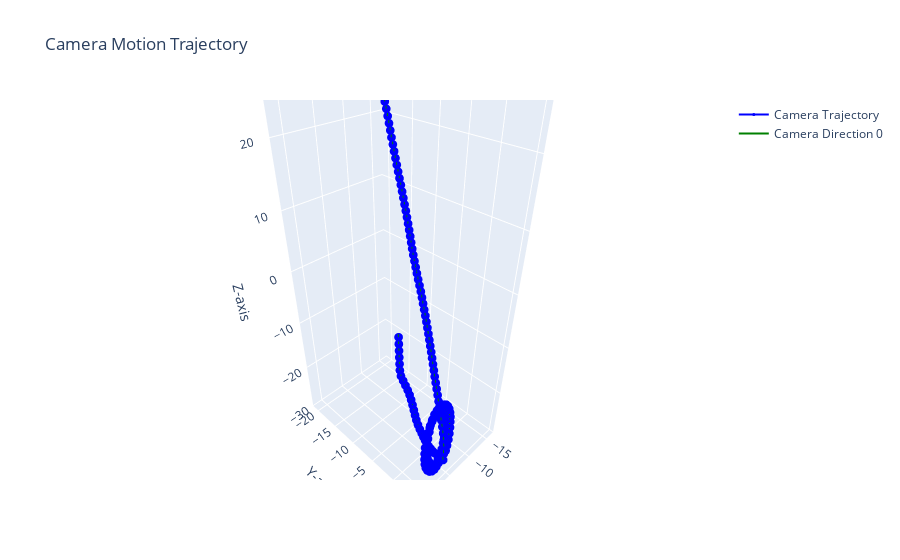

The notebook cell this image was saved under:
### Markdown cell above
Для любых видео восстановить траекторию движения (t вектор). Выполнить визуализацию. 
Определить параметры которые влияют на "точность" определения вектора t
Использовать решение на базе нейронных сетей. 
Любые идеи. 

Есть видео полета дрона, анализируем с помощью детектора ORB.
Выводим траекторию на трехмерный график.
Результаты сохраняем в таблице csv

### Code cell
# Загрузка необходимых библиотек и двух изображений
import cv2
import numpy as np
import matplotlib.pyplot as plt

def filter_matches_distance(matches, dist_threshold):
    """
    Фильтрация совпавших особенностей из двух изображений по расстоянию между лучшими совпадениями

    Аргументы:
    match -- список совпавших особенностей из двух изображений
    dist_threshold -- максимальное допустимое относительное расстояние между лучшими совпадениями, (0.0, 1.0)

    Возвращает:
    filtered_match -- список хороших совпадений, удовлетворяющих порогу расстояния
    """
    filtered_match = []
    for m, n in matches:
        if m.distance <= dist_threshold * n.distance:
            filtered_match.append(m)

    return filtered_match

def match_features(des1, des2, matching='BF', detector='sift', sort=True, k=2):
    """
    Сопоставление особенностей из двух изображений

    Аргументы:
    des1 -- список дескрипторов ключевых точек на первом изображении
    des2 -- список дескрипторов ключевых точек на втором изображении
    matching -- (str) может быть 'BF' для Brute Force или 'FLANN'
    detector -- (str) может быть 'sift' или 'orb'. По умолчанию 'sift'
    sort -- (bool) сортировать ли совпадения по расстоянию. По умолчанию True
    k -- (int) количество соседей для сопоставления каждой особенности

    Возвращает:
    matches -- список совпадений из двух изображений. Каждое match[i] содержит k или менее совпадений для 
               того же дескриптора запроса

    """
    if matching == 'BF':
        if detector == 'sift':
            matcher = cv2.BFMatcher_create(cv2.NORM_L2, crossCheck=False)
        elif detector == 'orb':
            matcher = cv2.BFMatcher_create(cv2.NORM_HAMMING, crossCheck=False) # Изменено на NORM_HAMMING
        matches = matcher.knnMatch(des1, des2, k=k)
    elif matching == 'FLANN':
        FLANN_INDEX_KDTREE = 1
        index_params = dict(algorithm = FLANN_INDEX_KDTREE, trees=5)
        search_params = dict(checks=50)
        matcher = cv2.FlannBasedMatcher(index_params, search_params)
        matches = matcher.knnMatch(des1, des2, k=k)
    
    if sort:
        matches = sorted(matches, key = lambda x:x[0].distance)

    return matches

video_path = 'drone.mp4'  # имя файла (и путь, если необходимо)
myvid = cv2.VideoCapture(video_path) # загрузка в cv2
# Проверка успешного открытия видео
if not myvid.isOpened():
    print("Видео файл не найден")
else:
    print("Видео открыто") 

# матрица камеры K
K = np.array([[3000,   0.    , 960],
              [  0.    , 3000 , 540 ],
              [  0.    ,   0.    ,   1.]], dtype=np.float32)

sift = cv2.SIFT_create()
poses = [] # список для поз камеры
# Список для позиций камеры
positions = [np.array([0, 0, 0])]

# Чтение первого кадра видео
ret, frame = myvid.read()
img1 = cv2.cvtColor(frame, cv2.COLOR_BGR2GRAY)
i = 0
interval = 20 # интервал между рассматриваемыми кадрами, например, interval = 5 для каждого 5-го кадра
while True: # i < 1000:
    i += 1
    ret, frame = myvid.read() # чтение следующего кадра          
    if ret and i % interval == 0: # каждый 10-й кадр
        print(f'Текущий кадр: {i}')
        img2 = cv2.cvtColor(frame, cv2.COLOR_BGR2GRAY)
        try:
            keypoints1, descriptors1 = sift.detectAndCompute(img1, None)
            keypoints2, descriptors2 = sift.detectAndCompute(img2, None)
            if descriptors1 is None or descriptors2 is None:
                print(f'Нет дескрипторов на кадре {i}')
                continue
            matches = match_features(descriptors1, descriptors2, matching='BF', detector='sift', sort=True)
            matches = filter_matches_distance(matches, 0.7)
            pts1 = np.float32([keypoints1[m.queryIdx].pt for m in matches]).reshape(-1, 1, 2)
            pts2 = np.float32([keypoints2[m.trainIdx].pt for m in matches]).reshape(-1, 1, 2)
       
            F, mask = cv2.findEssentialMat(pts1, pts2, K, method=cv2.LMEDS, prob=0.999, threshold=1.0) # LMEDS    
            # F, mask = cv2.findEssentialMat(pts1, pts2, K, method=cv2.RANSAC, prob=0.999, threshold=1.0) #RANSAC    
            a, R, t, b = cv2.recoverPose(F, pts1, pts2, K, mask)
            poses.append((R, t))

            # Обновить позицию камеры
            current_position = positions[-1]
            new_position = current_position + np.dot(R, t).T[0]
            positions.append(new_position)
            # Сохранение текущего кадра как предыдущего
            img1 = img2 
        except Exception as e:
            print(f"Ошибка: {e}")
            pass
    elif ret and i % interval != 0:
        pass
    else:
        print('Видео - всё')
        myvid.release()          # освобождение видеоканала после завершения просмотра
        # cv2.destroyAllWindows()  # закрытие всех окон
        break                    # выход из цикла

print(poses)

import matplotlib.pyplot as plt
from mpl_toolkits.mplot3d import Axes3D

def create_trajectory(poses):
    trajectory = [np.array([0, 0, 0])]
    current_pose = np.eye(4)
    pose_cam = [np.array([[0, 0, 0],[0, 0, 0],[0, 0, 0]])]

    for R, t in poses:
        T = np.eye(4)
        T[:3, :3] = R
        T[:3, 3] = t.T
        current_pose = np.dot(current_pose, T)
        trajectory.append(current_pose[:3, 3])
        pose_cam.append(current_pose[:3, :3])

    return np.array(trajectory), np.array(pose_cam)

trajectory, pose_cam = create_trajectory(poses)

import plotly.graph_objects as go
import numpy as np
# Создание фигуры
fig = go.Figure()

fig.add_trace(go.Scatter3d(
    x=trajectory[1:, 0],
    y=trajectory[1:, 1],
    z=trajectory[1:, 2],
    mode='lines+markers',
    marker=dict(size=3, color='blue'),
    line=dict(color='blue', width=2),
    name='Camera Trajectory'
))

# Добавление ориентации камеры в каждой точке траектории
for i, (R, t) in enumerate(zip(pose_cam, trajectory)):
    # Направление камеры (ось Z камеры)
    camera_direction = R @ np.array([0, 0, 1])  # Направление оси Z камеры
    camera_direction_end = t + camera_direction * 0.5  # Конец вектора направления

    # Добавляем линию, представляющую направление камеры
    fig.add_trace(go.Scatter3d(
        x=[t[0], camera_direction_end[0]],
        y=[t[1], camera_direction_end[1]],
        z=[t[2], camera_direction_end[2]],
        mode='lines',
        line=dict(color='green', width=2),
        name=f'Camera Direction {i}' if i == 0 else None,
        showlegend=False if i > 0 else True
    ))

# Настройка макета графика
fig.update_layout(
    title='Camera Motion Trajectory',
    scene=dict(
        xaxis_title='X-axis',
        yaxis_title='Y-axis',
        zaxis_title='Z-axis'
    ),
    showlegend=True
)

# Показать график
fig.show()

### Figure 1 — Plotly figure (JSON) as saved in the notebook; plotly's stock layout.template omitted (floating-point values rounded to 4 significant figures; data arrays with more than 128 entries replaced by an {"elided": "..."} marker saying what was removed)
{"data": [{"line": {"color": "blue", "width": 2}, "marker": {"color": "blue", "size": 3}, "mode": "lines+markers", "name": "Camera Trajectory", "type": "scatter3d", "x": {"elided": "177 float values"}, "y": {"elided": "177 float values"}, "z": {"elided": "177 float values"}}, {"line": {"color": "green", "width": 2}, "mode": "lines", "name": "Camera Direction 0", "showlegend": true, "type": "scatter3d", "x": [0, 0], "y": [0, 0], "z": [0, 0]}, {"line": {"color": "green", "width": 2}, "mode": "lines", "showlegend": false, "type": "scatter3d", "x": [0.9675, 0.9668], "y": [0.1794, 0.1792], "z": [-0.1782, 0.3218]}, {"line": {"color": "green", "width": 2}, "mode": "lines", "showlegend": false, "type": "scatter3d", "x": [1.063, 1.062], "y": [0.3111, 0.3108], "z": [-1.165, -0.6649]}, {"line": {"color": "green", "width": 2}, "mode": "lines", "showlegend": false, "type": "scatter3d", "x": [1.163, 1.162], "y": [0.4548, 0.4545], "z": [-2.149, -1.649]}, {"line": {"color": "green", "width": 2}, "mode": "lines", "showlegend": false, "type": "scatter3d", "x": [1.268, 1.267], "y": [0.5975, 0.5971], "z": [-3.134, -2.634]}, {"line": {"color": "green", "width": 2}, "mode": "lines", "showlegend": false, "type": "scatter3d", "x": [1.366, 1.365], "y": [0.7438, 0.7433], "z": [-4.118, -3.618]}, {"line": {"color": "green", "width": 2}, "mode": "lines", "showlegend": false, "type": "scatter3d", "x": [1.449, 1.448], "y": [0.8833, 0.8828], "z": [-5.105, -4.605]}, {"line": {"color": "green", "width": 2}, "mode": "lines", "showlegend": false, "type": "scatter3d", "x": [1.383, 1.382], "y": [1.021, 1.02], "z": [-6.093, -5.593]}, {"line": {"color": "green", "width": 2}, "mode": "lines", "showlegend": false, "type": "scatter3d", "x": [1.125, 1.124], "y": [1.171, 1.171], "z": [-7.047, -6.547]}, {"line": {"color": "green", "width": 2}, "mode": "lines", "showlegend": false, "type": "scatter3d", "x": [0.8638, 0.8624], "y": [1.344, 1.344], "z": [-7.997, -7.497]}, {"line": {"color": "green", "width": 2}, "mode": "lines", "showlegend": false, "type": "scatter3d", "x": [0.6155, 0.6141], "y": [1.528, 1.528], "z": [-8.948, -8.448]}, {"line": {"color": "green", "width": 2}, "mode": "lines", "showlegend": false, "type": "scatter3d", "x": [0.405, 0.4044], "y": [1.696, 1.695], "z": [-9.911, -9.411]}, {"line": {"color": "green", "width": 2}, "mode": "lines", "showlegend": false, "type": "scatter3d", "x": [0.2581, 0.2606], "y": [1.863, 1.861], "z": [-10.89, -10.39]}, {"line": {"color": "green", "width": 2}, "mode": "lines", "showlegend": false, "type": "scatter3d", "x": [0.1443, 0.1499], "y": [2.038, 2.034], "z": [-11.86, -11.36]}, {"line": {"color": "green", "width": 2}, "mode": "lines", "showlegend": false, "type": "scatter3d", "x": [0.06546, 0.07272], "y": [2.228, 2.221], "z": [-12.84, -12.34]}, {"line": {"color": "green", "width": 2}, "mode": "lines", "showlegend": false, "type": "scatter3d", "x": [-0.009464, 0.001334], "y": [2.416, 2.406], "z": [-13.82, -13.32]}, {"line": {"color": "green", "width": 2}, "mode": "lines", "showlegend": false, "type": "scatter3d", "x": [-0.1013, -0.08511], "y": [2.614, 2.602], "z": [-14.8, -14.3]}, {"line": {"color": "green", "width": 2}, "mode": "lines", "showlegend": false, "type": "scatter3d", "x": [-0.2431, -0.2204], "y": [2.821, 2.806], "z": [-15.77, -15.27]}, {"line": {"color": "green", "width": 2}, "mode": "lines", "showlegend": false, "type": "scatter3d", "x": [-0.4408, -0.409], "y": [3.024, 3.006], "z": [-16.73, -16.23]}, {"line": {"color": "green", "width": 2}, "mode": "lines", "showlegend": false, "type": "scatter3d", "x": [-0.6733, -0.6319], "y": [3.199, 3.181], "z": [-17.68, -17.18]}, {"line": {"color": "green", "width": 2}, "mode": "lines", "showlegend": false, "type": "scatter3d", "x": [-0.9233, -0.8731], "y": [3.35, 3.333], "z": [-18.64, -18.14]}, {"line": {"color": "green", "width": 2}, "mode": "lines", "showlegend": false, "type": "scatter3d", "x": [-1.213, -1.149], "y": [3.457, 3.444], "z": [-19.59, -19.09]}, {"line": {"color": "green", "width": 2}, "mode": "lines", "showlegend": false, "type": "scatter3d", "x": [-1.529, -1.451], "y": [3.541, 3.532], "z": [-20.53, -20.04]}, {"line": {"color": "green", "width": 2}, "mode": "lines", "showlegend": false, "type": "scatter3d", "x": [-1.889, -1.801], "y": [3.643, 3.636], "z": [-21.46, -20.97]}, {"line": {"color": "green", "width": 2}, "mode": "lines", "showlegend": false, "type": "scatter3d", "x": [-2.288, -2.191], "y": [3.751, 3.746], "z": [-22.37, -21.88]}, {"line": {"color": "green", "width": 2}, "mode": "lines", "showlegend": false, "type": "scatter3d", "x": [-2.699, -2.595], "y": [3.858, 3.855], "z": [-23.28, -22.79]}, {"line": {"color": "green", "width": 2}, "mode": "lines", "showlegend": false, "type": "scatter3d", "x": [-3.146, -3.034], "y": [3.949, 3.948], "z": [-24.17, -23.68]}, {"line": {"color": "green", "width": 2}, "mode": "lines", "showlegend": false, "type": "scatter3d", "x": [-3.64, -3.518], "y": [4.011, 4.013], "z": [-25.03, -24.55]}, {"line": {"color": "green", "width": 2}, "mode": "lines", "showlegend": false, "type": "scatter3d", "x": [-4.232, -4.097], "y": [4.018, 4.024], "z": [-25.84, -25.36]}, {"line": {"color": "green", "width": 2}, "mode": "lines", "showlegend": false, "type": "scatter3d", "x": [-4.925, -4.773], "y": [3.935, 3.948], "z": [-26.56, -26.08]}, {"line": {"color": "green", "width": 2}, "mode": "lines", "showlegend": false, "type": "scatter3d", "x": [-5.73, -5.553], "y": [3.743, 3.77], "z": [-27.12, -26.65]}, {"line": {"color": "green", "width": 2}, "mode": "lines", "showlegend": false, "type": "scatter3d", "x": [-6.611, -6.398], "y": [3.421, 3.469], "z": [-27.46, -27.01]}, {"line": {"color": "green", "width": 2}, "mode": "lines", "showlegend": false, "type": "scatter3d", "x": [-7.497, -7.217], "y": [2.958, 3.052], "z": [-27.42, -27.02]}, {"line": {"color": "green", "width": 2}, "mode": "lines", "showlegend": false, "type": "scatter3d", "x": [-8.321, -7.97], "y": [2.534, 2.673], "z": [-27.05, -26.72]}, {"line": {"color": "green", "width": 2}, "mode": "lines", "showlegend": false, "type": "scatter3d", "x": [-9.006, -8.602], "y": [2.117, 2.299], "z": [-26.45, -26.22]}, {"line": {"color": "green", "width": 2}, "mode": "lines", "showlegend": false, "type": "scatter3d", "x": [-9.526, -9.092], "y": [1.768, 1.98], "z": [-25.67, -25.54]}, {"line": {"color": "green", "width": 2}, "mode": "lines", "showlegend": false, "type": "scatter3d", "x": [-9.871, -9.43], "y": [1.459, 1.693], "z": [-24.79, -24.76]}, {"line": {"color": "green", "width": 2}, "mode": "lines", "showlegend": false, "type": "scatter3d", "x": [-10.03, -9.596], "y": [1.277, 1.519], "z": [-23.82, -23.87]}, {"line": {"color": "green", "width": 2}, "mode": "lines", "showlegend": false, "type": "scatter3d", "x": [-10.02, -9.609], "y": [1.134, 1.381], "z": [-22.83, -22.97]}, {"line": {"color": "green", "width": 2}, "mode": "lines", "showlegend": false, "type": "scatter3d", "x": [-9.831, -9.459], "y": [1.031, 1.278], "z": [-21.85, -22.08]}, {"line": {"color": "green", "width": 2}, "mode": "lines", "showlegend": false, "type": "scatter3d", "x": [-9.459, -9.142], "y": [0.9973, 1.238], "z": [-20.92, -21.23]}, {"line": {"color": "green", "width": 2}, "mode": "lines", "showlegend": false, "type": "scatter3d", "x": [-8.918, -8.669], "y": [1.055, 1.281], "z": [-20.08, -20.45]}, {"line": {"color": "green", "width": 2}, "mode": "lines", "showlegend": false, "type": "scatter3d", "x": [-8.233, -8.062], "y": [1.211, 1.416], "z": [-19.37, -19.8]}, {"line": {"color": "green", "width": 2}, "mode": "lines", "showlegend": false, "type": "scatter3d", "x": [-7.434, -7.35], "y": [1.403, 1.583], "z": [-18.8, -19.26]}, {"line": {"color": "green", "width": 2}, "mode": "lines", "showlegend": false, "type": "scatter3d", "x": [-6.545, -6.556], "y": [1.632, 1.783], "z": [-18.41, -18.88]}, {"line": {"color": "green", "width": 2}, "mode": "lines", "showlegend": false, "type": "scatter3d", "x": [-5.605, -5.71], "y": [1.9, 2.02], "z": [-18.2, -18.67]}, {"line": {"color": "green", "width": 2}, "mode": "lines", "showlegend": false, "type": "scatter3d", "x": [-4.657, -4.853], "y": [2.218, 2.303], "z": [-18.2, -18.65]}, {"line": {"color": "green", "width": 2}, "mode": "lines", "showlegend": false, "type": "scatter3d", "x": [-3.724, -3.999], "y": [2.53, 2.585], "z": [-18.38, -18.79]}, {"line": {"color": "green", "width": 2}, "mode": "lines", "showlegend": false, "type": "scatter3d", "x": [-2.859, -3.207], "y": [2.866, 2.889], "z": [-18.75, -19.11]}, {"line": {"color": "green", "width": 2}, "mode": "lines", "showlegend": false, "type": "scatter3d", "x": [-2.073, -2.48], "y": [3.169, 3.165], "z": [-19.29, -19.58]}, {"line": {"color": "green", "width": 2}, "mode": "lines", "showlegend": false, "type": "scatter3d", "x": [-1.437, -1.89], "y": [3.482, 3.451], "z": [-19.99, -20.2]}, {"line": {"color": "green", "width": 2}, "mode": "lines", "showlegend": false, "type": "scatter3d", "x": [-0.942, -1.422], "y": [3.769, 3.715], "z": [-20.81, -20.94]}, {"line": {"color": "green", "width": 2}, "mode": "lines", "showlegend": false, "type": "scatter3d", "x": [-0.6058, -1.099], "y": [4.014, 3.943], "z": [-21.72, -21.77]}, {"line": {"color": "green", "width": 2}, "mode": "lines", "showlegend": false, "type": "scatter3d", "x": [-0.4152, -0.9072], "y": [4.213, 4.131], "z": [-22.69, -22.65]}, {"line": {"color": "green", "width": 2}, "mode": "lines", "showlegend": false, "type": "scatter3d", "x": [-0.3716, -0.8506], "y": [4.357, 4.269], "z": [-23.67, -23.56]}, {"line": {"color": "green", "width": 2}, "mode": "lines", "showlegend": false, "type": "scatter3d", "x": [-0.514, -0.9657], "y": [4.462, 4.371], "z": [-24.66, -24.46]}, {"line": {"color": "green", "width": 2}, "mode": "lines", "showlegend": false, "type": "scatter3d", "x": [-0.8449, -1.251], "y": [4.514, 4.423], "z": [-25.6, -25.32]}, {"line": {"color": "green", "width": 2}, "mode": "lines", "showlegend": false, "type": "scatter3d", "x": [-1.378, -1.719], "y": [4.52, 4.434], "z": [-26.45, -26.09]}, {"line": {"color": "green", "width": 2}, "mode": "lines", "showlegend": false, "type": "scatter3d", "x": [-2.056, -2.316], "y": [4.449, 4.375], "z": [-27.18, -26.76]}, {"line": {"color": "green", "width": 2}, "mode": "lines", "showlegend": false, "type": "scatter3d", "x": [-2.841, -3.002], "y": [4.268, 4.221], "z": [-27.77, -27.3]}, {"line": {"color": "green", "width": 2}, "mode": "lines", "showlegend": false, "type": "scatter3d", "x": [-3.708, -3.759], "y": [3.985, 3.977], "z": [-28.18, -27.68]}, {"line": {"color": "green", "width": 2}, "mode": "lines", "showlegend": false, "type": "scatter3d", "x": [-4.633, -4.575], "y": [3.65, 3.684], "z": [-28.36, -27.86]}, {"line": {"color": "green", "width": 2}, "mode": "lines", "showlegend": false, "type": "scatter3d", "x": [-5.561, -5.408], "y": [3.278, 3.353], "z": [-28.32, -27.85]}, {"line": {"color": "green", "width": 2}, "mode": "lines", "showlegend": false, "type": "scatter3d", "x": [-6.461, -6.235], "y": [2.918, 3.024], "z": [-28.08, -27.64]}, {"line": {"color": "green", "width": 2}, "mode": "lines", "showlegend": false, "type": "scatter3d", "x": [-7.299, -7.005], "y": [2.581, 2.716], "z": [-27.65, -27.26]}, {"line": {"color": "green", "width": 2}, "mode": "lines", "showlegend": false, "type": "scatter3d", "x": [-8.035, -7.686], "y": [2.19, 2.359], "z": [-27.09, -26.78]}, {"line": {"color": "green", "width": 2}, "mode": "lines", "showlegend": false, "type": "scatter3d", "x": [-8.651, -8.259], "y": [1.872, 2.066], "z": [-26.37, -26.13]}, {"line": {"color": "green", "width": 2}, "mode": "lines", "showlegend": false, "type": "scatter3d", "x": [-9.125, -8.703], "y": [1.584, 1.8], "z": [-25.54, -25.38]}, {"line": {"color": "green", "width": 2}, "mode": "lines", "showlegend": false, "type": "scatter3d", "x": [-9.455, -9.021], "y": [1.29, 1.527], "z": [-24.64, -24.57]}, {"line": {"color": "green", "width": 2}, "mode": "lines", "showlegend": false, "type": "scatter3d", "x": [-9.606, -9.172], "y": [1.105, 1.353], "z": [-23.67, -23.69]}, {"line": {"color": "green", "width": 2}, "mode": "lines", "showlegend": false, "type": "scatter3d", "x": [-9.584, -9.169], "y": [0.9225, 1.181], "z": [-22.69, -22.8]}, {"line": {"color": "green", "width": 2}, "mode": "lines", "showlegend": false, "type": "scatter3d", "x": [-9.364, -8.986], "y": [0.8599, 1.118], "z": [-21.72, -21.92]}, {"line": {"color": "green", "width": 2}, "mode": "lines", "showlegend": false, "type": "scatter3d", "x": [-8.964, -8.641], "y": [0.8779, 1.128], "z": [-20.8, -21.09]}, {"line": {"color": "green", "width": 2}, "mode": "lines", "showlegend": false, "type": "scatter3d", "x": [-8.387, -8.143], "y": [0.9416, 1.177], "z": [-19.99, -20.35]}, {"line": {"color": "green", "width": 2}, "mode": "lines", "showlegend": false, "type": "scatter3d", "x": [-7.656, -7.508], "y": [1.08, 1.292], "z": [-19.32, -19.74]}, {"line": {"color": "green", "width": 2}, "mode": "lines", "showlegend": false, "type": "scatter3d", "x": [-6.816, -6.755], "y": [1.291, 1.477], "z": [-18.82, -19.28]}, {"line": {"color": "green", "width": 2}, "mode": "lines", "showlegend": false, "type": "scatter3d", "x": [-5.916, -5.937], "y": [1.596, 1.753], "z": [-18.5, -18.98]}, {"line": {"color": "green", "width": 2}, "mode": "lines", "showlegend": false, "type": "scatter3d", "x": [-4.976, -5.085], "y": [1.901, 2.026], "z": [-18.36, -18.83]}, {"line": {"color": "green", "width": 2}, "mode": "lines", "showlegend": false, "type": "scatter3d", "x": [-4.061, -4.268], "y": [2.296, 2.377], "z": [-18.45, -18.89]}, {"line": {"color": "green", "width": 2}, "mode": "lines", "showlegend": false, "type": "scatter3d", "x": [-3.183, -3.477], "y": [2.672, 2.712], "z": [-18.74, -19.14]}, {"line": {"color": "green", "width": 2}, "mode": "lines", "showlegend": false, "type": "scatter3d", "x": [-2.407, -2.767], "y": [3.063, 3.069], "z": [-19.24, -19.58]}, {"line": {"color": "green", "width": 2}, "mode": "lines", "showlegend": false, "type": "scatter3d", "x": [-1.744, -2.155], "y": [3.443, 3.417], "z": [-19.88, -20.16]}, {"line": {"color": "green", "width": 2}, "mode": "lines", "showlegend": false, "type": "scatter3d", "x": [-1.21, -1.663], "y": [3.787, 3.732], "z": [-20.65, -20.86]}, {"line": {"color": "green", "width": 2}, "mode": "lines", "showlegend": false, "type": "scatter3d", "x": [-0.8381, -1.319], "y": [4.085, 4.003], "z": [-21.53, -21.64]}, {"line": {"color": "green", "width": 2}, "mode": "lines", "showlegend": false, "type": "scatter3d", "x": [-0.6448, -1.134], "y": [4.306, 4.205], "z": [-22.49, -22.5]}, {"line": {"color": "green", "width": 2}, "mode": "lines", "showlegend": false, "type": "scatter3d", "x": [-0.6674, -1.146], "y": [4.469, 4.355], "z": [-23.48, -23.38]}, {"line": {"color": "green", "width": 2}, "mode": "lines", "showlegend": false, "type": "scatter3d", "x": [-0.9114, -1.357], "y": [4.571, 4.45], "z": [-24.44, -24.25]}, {"line": {"color": "green", "width": 2}, "mode": "lines", "showlegend": false, "type": "scatter3d", "x": [-1.322, -1.709], "y": [4.553, 4.439], "z": [-25.35, -25.06]}, {"line": {"color": "green", "width": 2}, "mode": "lines", "showlegend": false, "type": "scatter3d", "x": [-1.903, -2.219], "y": [4.431, 4.335], "z": [-26.16, -25.78]}, {"line": {"color": "green", "width": 2}, "mode": "lines", "showlegend": false, "type": "scatter3d", "x": [-2.66, -2.885], "y": [4.263, 4.19], "z": [-26.79, -26.35]}, {"line": {"color": "green", "width": 2}, "mode": "lines", "showlegend": false, "type": "scatter3d", "x": [-3.506, -3.629], "y": [3.992, 3.954], "z": [-27.25, -26.76]}, {"line": {"color": "green", "width": 2}, "mode": "lines", "showlegend": false, "type": "scatter3d", "x": [-4.411, -4.427], "y": [3.645, 3.651], "z": [-27.49, -26.99]}, {"line": {"color": "green", "width": 2}, "mode": "lines", "showlegend": false, "type": "scatter3d", "x": [-5.336, -5.242], "y": [3.265, 3.317], "z": [-27.49, -27.01]}, {"line": {"color": "green", "width": 2}, "mode": "lines", "showlegend": false, "type": "scatter3d", "x": [-6.229, -6.035], "y": [2.897, 2.994], "z": [-27.23, -26.78]}, {"line": {"color": "green", "width": 2}, "mode": "lines", "showlegend": false, "type": "scatter3d", "x": [-7.017, -6.738], "y": [2.475, 2.619], "z": [-26.79, -26.4]}, {"line": {"color": "green", "width": 2}, "mode": "lines", "showlegend": false, "type": "scatter3d", "x": [-7.679, -7.335], "y": [2.118, 2.299], "z": [-26.13, -25.81]}, {"line": {"color": "green", "width": 2}, "mode": "lines", "showlegend": false, "type": "scatter3d", "x": [-8.179, -7.786], "y": [1.785, 2.003], "z": [-25.33, -25.11]}, {"line": {"color": "green", "width": 2}, "mode": "lines", "showlegend": false, "type": "scatter3d", "x": [-8.486, -8.067], "y": [1.492, 1.741], "z": [-24.42, -24.31]}, {"line": {"color": "green", "width": 2}, "mode": "lines", "showlegend": false, "type": "scatter3d", "x": [-8.577, -8.156], "y": [1.284, 1.554], "z": [-23.45, -23.45]}, {"line": {"color": "green", "width": 2}, "mode": "lines", "showlegend": false, "type": "scatter3d", "x": [-8.451, -8.055], "y": [1.143, 1.425], "z": [-22.47, -22.58]}, {"line": {"color": "green", "width": 2}, "mode": "lines", "showlegend": false, "type": "scatter3d", "x": [-8.118, -7.763], "y": [1.138, 1.419], "z": [-21.52, -21.74]}, {"line": {"color": "green", "width": 2}, "mode": "lines", "showlegend": false, "type": "scatter3d", "x": [-7.613, -7.314], "y": [1.21, 1.481], "z": [-20.66, -20.96]}, {"line": {"color": "green", "width": 2}, "mode": "lines", "showlegend": false, "type": "scatter3d", "x": [-6.952, -6.733], "y": [1.297, 1.554], "z": [-19.92, -20.29]}, {"line": {"color": "green", "width": 2}, "mode": "lines", "showlegend": false, "type": "scatter3d", "x": [-6.167, -6.046], "y": [1.525, 1.753], "z": [-19.34, -19.77]}, {"line": {"color": "green", "width": 2}, "mode": "lines", "showlegend": false, "type": "scatter3d", "x": [-5.278, -5.276], "y": [1.804, 1.991], "z": [-18.98, -19.44]}, {"line": {"color": "green", "width": 2}, "mode": "lines", "showlegend": false, "type": "scatter3d", "x": [-4.341, -4.46], "y": [2.131, 2.274], "z": [-18.86, -19.33]}, {"line": {"color": "green", "width": 2}, "mode": "lines", "showlegend": false, "type": "scatter3d", "x": [-3.43, -3.652], "y": [2.522, 2.619], "z": [-19.0, -19.43]}, {"line": {"color": "green", "width": 2}, "mode": "lines", "showlegend": false, "type": "scatter3d", "x": [-2.639, -2.95], "y": [3.008, 3.051], "z": [-19.37, -19.76]}, {"line": {"color": "green", "width": 2}, "mode": "lines", "showlegend": false, "type": "scatter3d", "x": [-1.917, -2.308], "y": [3.411, 3.406], "z": [-19.93, -20.24]}, {"line": {"color": "green", "width": 2}, "mode": "lines", "showlegend": false, "type": "scatter3d", "x": [-1.373, -1.823], "y": [3.797, 3.747], "z": [-20.68, -20.89]}, {"line": {"color": "green", "width": 2}, "mode": "lines", "showlegend": false, "type": "scatter3d", "x": [-1.021, -1.503], "y": [4.11, 4.027], "z": [-21.56, -21.66]}, {"line": {"color": "green", "width": 2}, "mode": "lines", "showlegend": false, "type": "scatter3d", "x": [-0.8749, -1.363], "y": [4.343, 4.237], "z": [-22.52, -22.51]}, {"line": {"color": "green", "width": 2}, "mode": "lines", "showlegend": false, "type": "scatter3d", "x": [-1.041, -1.509], "y": [4.573, 4.443], "z": [-23.48, -23.36]}, {"line": {"color": "green", "width": 2}, "mode": "lines", "showlegend": false, "type": "scatter3d", "x": [-1.422, -1.846], "y": [4.695, 4.553], "z": [-24.4, -24.17]}, {"line": {"color": "green", "width": 2}, "mode": "lines", "showlegend": false, "type": "scatter3d", "x": [-2.094, -2.452], "y": [4.781, 4.627], "z": [-25.13, -24.82]}, {"line": {"color": "green", "width": 2}, "mode": "lines", "showlegend": false, "type": "scatter3d", "x": [-2.997, -3.269], "y": [4.894, 4.717], "z": [-25.54, -25.16]}, {"line": {"color": "green", "width": 2}, "mode": "lines", "showlegend": false, "type": "scatter3d", "x": [-3.983, -4.145], "y": [5.009, 4.801], "z": [-25.67, -25.24]}, {"line": {"color": "green", "width": 2}, "mode": "lines", "showlegend": false, "type": "scatter3d", "x": [-4.645, -4.791], "y": [4.533, 4.329], "z": [-25.09, -24.65]}, {"line": {"color": "green", "width": 2}, "mode": "lines", "showlegend": false, "type": "scatter3d", "x": [-5.249, -5.38], "y": [4.021, 3.821], "z": [-24.48, -24.04]}, {"line": {"color": "green", "width": 2}, "mode": "lines", "showlegend": false, "type": "scatter3d", "x": [-5.792, -5.913], "y": [3.461, 3.266], "z": [-23.85, -23.41]}, {"line": {"color": "green", "width": 2}, "mode": "lines", "showlegend": false, "type": "scatter3d", "x": [-6.285, -6.398], "y": [2.864, 2.674], "z": [-23.22, -22.77]}, {"line": {"color": "green", "width": 2}, "mode": "lines", "showlegend": false, "type": "scatter3d", "x": [-6.733, -6.841], "y": [2.253, 2.068], "z": [-22.56, -22.11]}, {"line": {"color": "green", "width": 2}, "mode": "lines", "showlegend": false, "type": "scatter3d", "x": [-7.157, -7.26], "y": [1.641, 1.46], "z": [-21.9, -21.44]}, {"line": {"color": "green", "width": 2}, "mode": "lines", "showlegend": false, "type": "scatter3d", "x": [-7.563, -7.661], "y": [1.049, 0.8724], "z": [-21.2, -20.74]}, {"line": {"color": "green", "width": 2}, "mode": "lines", "showlegend": false, "type": "scatter3d", "x": [-7.956, -8.05], "y": [0.4642, 0.2917], "z": [-20.49, -20.03]}, {"line": {"color": "green", "width": 2}, "mode": "lines", "showlegend": false, "type": "scatter3d", "x": [-8.334, -8.423], "y": [-0.109, -0.2773], "z": [-19.76, -19.3]}, {"line": {"color": "green", "width": 2}, "mode": "lines", "showlegend": false, "type": "scatter3d", "x": [-8.693, -8.778], "y": [-0.6704, -0.8347], "z": [-19.02, -18.55]}, {"line": {"color": "green", "width": 2}, "mode": "lines", "showlegend": false, "type": "scatter3d", "x": [-9.046, -9.126], "y": [-1.235, -1.395], "z": [-18.27, -17.81]}, {"line": {"color": "green", "width": 2}, "mode": "lines", "showlegend": false, "type": "scatter3d", "x": [-9.379, -9.457], "y": [-1.786, -1.942], "z": [-17.51, -17.04]}, {"line": {"color": "green", "width": 2}, "mode": "lines", "showlegend": false, "type": "scatter3d", "x": [-9.707, -9.781], "y": [-2.332, -2.483], "z": [-16.74, -16.26]}, {"line": {"color": "green", "width": 2}, "mode": "lines", "showlegend": false, "type": "scatter3d", "x": [-10.04, -10.11], "y": [-2.857, -3.004], "z": [-15.95, -15.48]}, {"line": {"color": "green", "width": 2}, "mode": "lines", "showlegend": false, "type": "scatter3d", "x": [-10.35, -10.42], "y": [-3.371, -3.514], "z": [-15.15, -14.68]}, {"line": {"color": "green", "width": 2}, "mode": "lines", "showlegend": false, "type": "scatter3d", "x": [-10.66, -10.72], "y": [-3.874, -4.014], "z": [-14.35, -13.87]}, {"line": {"color": "green", "width": 2}, "mode": "lines", "showlegend": false, "type": "scatter3d", "x": [-10.96, -11.02], "y": [-4.376, -4.512], "z": [-13.53, -13.06]}, {"line": {"color": "green", "width": 2}, "mode": "lines", "showlegend": false, "type": "scatter3d", "x": [-11.23, -11.29], "y": [-4.873, -5.005], "z": [-12.71, -12.23]}, {"line": {"color": "green", "width": 2}, "mode": "lines", "showlegend": false, "type": "scatter3d", "x": [-11.51, -11.57], "y": [-5.365, -5.493], "z": [-11.89, -11.41]}, {"line": {"color": "green", "width": 2}, "mode": "lines", "showlegend": false, "type": "scatter3d", "x": [-11.78, -11.83], "y": [-5.852, -5.976], "z": [-11.05, -10.57]}, {"line": {"color": "green", "width": 2}, "mode": "lines", "showlegend": false, "type": "scatter3d", "x": [-12.02, -12.07], "y": [-6.329, -6.449], "z": [-10.21, -9.728]}, {"line": {"color": "green", "width": 2}, "mode": "lines", "showlegend": false, "type": "scatter3d", "x": [-12.26, -12.31], "y": [-6.802, -6.918], "z": [-9.363, -8.879]}, {"line": {"color": "green", "width": 2}, "mode": "lines", "showlegend": false, "type": "scatter3d", "x": [-12.49, -12.54], "y": [-7.283, -7.395], "z": [-8.516, -8.031]}, {"line": {"color": "green", "width": 2}, "mode": "lines", "showlegend": false, "type": "scatter3d", "x": [-12.71, -12.75], "y": [-7.768, -7.877], "z": [-7.669, -7.183]}, {"line": {"color": "green", "width": 2}, "mode": "lines", "showlegend": false, "type": "scatter3d", "x": [-12.91, -12.95], "y": [-8.235, -8.34], "z": [-6.809, -6.322]}, {"line": {"color": "green", "width": 2}, "mode": "lines", "showlegend": false, "type": "scatter3d", "x": [-13.11, -13.15], "y": [-8.698, -8.8], "z": [-5.946, -5.458]}, {"line": {"color": "green", "width": 2}, "mode": "lines", "showlegend": false, "type": "scatter3d", "x": [-13.3, -13.34], "y": [-9.152, -9.25], "z": [-5.074, -4.585]}, {"line": {"color": "green", "width": 2}, "mode": "lines", "showlegend": false, "type": "scatter3d", "x": [-13.47, -13.5], "y": [-9.617, -9.713], "z": [-4.205, -3.715]}, {"line": {"color": "green", "width": 2}, "mode": "lines", "showlegend": false, "type": "scatter3d", "x": [-13.63, -13.66], "y": [-10.09, -10.19], "z": [-3.34, -2.85]}, {"line": {"color": "green", "width": 2}, "mode": "lines", "showlegend": false, "type": "scatter3d", "x": [-13.79, -13.82], "y": [-10.54, -10.63], "z": [-2.462, -1.971]}, {"line": {"color": "green", "width": 2}, "mode": "lines", "showlegend": false, "type": "scatter3d", "x": [-13.94, -13.97], "y": [-10.99, -11.07], "z": [-1.578, -1.087]}, {"line": {"color": "green", "width": 2}, "mode": "lines", "showlegend": false, "type": "scatter3d", "x": [-14.1, -14.13], "y": [-11.42, -11.5], "z": [-0.6909, -0.1988]}, {"line": {"color": "green", "width": 2}, "mode": "lines", "showlegend": false, "type": "scatter3d", "x": [-14.24, -14.27], "y": [-11.84, -11.92], "z": [0.2049, 0.6975]}, {"line": {"color": "green", "width": 2}, "mode": "lines", "showlegend": false, "type": "scatter3d", "x": [-14.39, -14.42], "y": [-12.25, -12.32], "z": [1.106, 1.599]}, {"line": {"color": "green", "width": 2}, "mode": "lines", "showlegend": false, "type": "scatter3d", "x": [-14.54, -14.57], "y": [-12.62, -12.7], "z": [2.019, 2.513]}, {"line": {"color": "green", "width": 2}, "mode": "lines", "showlegend": false, "type": "scatter3d", "x": [-14.7, -14.72], "y": [-13.0, -13.07], "z": [2.935, 3.43]}, {"line": {"color": "green", "width": 2}, "mode": "lines", "showlegend": false, "type": "scatter3d", "x": [-14.83, -14.85], "y": [-13.37, -13.43], "z": [3.854, 4.349]}, {"line": {"color": "green", "width": 2}, "mode": "lines", "showlegend": false, "type": "scatter3d", "x": [-14.95, -14.97], "y": [-13.73, -13.8], "z": [4.777, 5.273]}, {"line": {"color": "green", "width": 2}, "mode": "lines", "showlegend": false, "type": "scatter3d", "x": [-15.07, -15.09], "y": [-14.1, -14.16], "z": [5.698, 6.194]}, {"line": {"color": "green", "width": 2}, "mode": "lines", "showlegend": false, "type": "scatter3d", "x": [-15.18, -15.2], "y": [-14.47, -14.53], "z": [6.622, 7.118]}, {"line": {"color": "green", "width": 2}, "mode": "lines", "showlegend": false, "type": "scatter3d", "x": [-15.27, -15.3], "y": [-14.84, -14.89], "z": [7.547, 8.043]}, {"line": {"color": "green", "width": 2}, "mode": "lines", "showlegend": false, "type": "scatter3d", "x": [-15.36, -15.39], "y": [-15.2, -15.25], "z": [8.475, 8.972]}, {"line": {"color": "green", "width": 2}, "mode": "lines", "showlegend": false, "type": "scatter3d", "x": [-15.45, -15.47], "y": [-15.56, -15.61], "z": [9.404, 9.901]}, {"line": {"color": "green", "width": 2}, "mode": "lines", "showlegend": false, "type": "scatter3d", "x": [-15.53, -15.55], "y": [-15.91, -15.96], "z": [10.34, 10.83]}, {"line": {"color": "green", "width": 2}, "mode": "lines", "showlegend": false, "type": "scatter3d", "x": [-15.6, -15.62], "y": [-16.27, -16.32], "z": [11.27, 11.76]}, {"line": {"color": "green", "width": 2}, "mode": "lines", "showlegend": false, "type": "scatter3d", "x": [-15.66, -15.68], "y": [-16.62, -16.67], "z": [12.2, 12.7]}, {"line": {"color": "green", "width": 2}, "mode": "lines", "showlegend": false, "type": "scatter3d", "x": [-15.72, -15.75], "y": [-16.97, -17.02], "z": [13.14, 13.63]}, {"line": {"color": "green", "width": 2}, "mode": "lines", "showlegend": false, "type": "scatter3d", "x": [-15.8, -15.82], "y": [-17.32, -17.37], "z": [14.07, 14.57]}, {"line": {"color": "green", "width": 2}, "mode": "lines", "showlegend": false, "type": "scatter3d", "x": [-15.86, -15.88], "y": [-17.66, -17.7], "z": [15.01, 15.51]}, {"line": {"color": "green", "width": 2}, "mode": "lines", "showlegend": false, "type": "scatter3d", "x": [-15.92, -15.94], "y": [-17.98, -18.03], "z": [15.95, 16.45]}, {"line": {"color": "green", "width": 2}, "mode": "lines", "showlegend": false, "type": "scatter3d", "x": [-15.98, -16.0], "y": [-18.32, -18.36], "z": [16.89, 17.39]}, {"line": {"color": "green", "width": 2}, "mode": "lines", "showlegend": false, "type": "scatter3d", "x": [-16.05, -16.07], "y": [-18.63, -18.67], "z": [17.84, 18.34]}, {"line": {"color": "green", "width": 2}, "mode": "lines", "showlegend": false, "type": "scatter3d", "x": [-16.12, -16.14], "y": [-18.96, -18.99], "z": [18.78, 19.28]}, {"line": {"color": "green", "width": 2}, "mode": "lines", "showlegend": false, "type": "scatter3d", "x": [-16.17, -16.19], "y": [-19.27, -19.3], "z": [19.73, 20.23]}, {"line": {"color": "green", "width": 2}, "mode": "lines", "showlegend": false, "type": "scatter3d", "x": [-16.24, -16.26], "y": [-19.61, -19.64], "z": [20.67, 21.17]}, {"line": {"color": "green", "width": 2}, "mode": "lines", "showlegend": false, "type": "scatter3d", "x": [-16.3, -16.32], "y": [-19.96, -19.99], "z": [21.61, 22.1]}, {"line": {"color": "green", "width": 2}, "mode": "lines", "showlegend": false, "type": "scatter3d", "x": [-16.33, -16.35], "y": [-20.31, -20.34], "z": [22.54, 23.04]}, {"line": {"color": "green", "width": 2}, "mode": "lines", "showlegend": false, "type": "scatter3d", "x": [-16.4, -16.42], "y": [-20.8, -20.83], "z": [23.41, 23.91]}, {"line": {"color": "green", "width": 2}, "mode": "lines", "showlegend": false, "type": "scatter3d", "x": [-16.33, -16.35], "y": [-20.02, -20.07], "z": [24.04, 24.54]}, {"line": {"color": "green", "width": 2}, "mode": "lines", "showlegend": false, "type": "scatter3d", "x": [-16.4, -16.42], "y": [-20.41, -20.46], "z": [24.96, 25.46]}, {"line": {"color": "green", "width": 2}, "mode": "lines", "showlegend": false, "type": "scatter3d", "x": [-16.27, -16.31], "y": [-19.52, -19.76], "z": [25.4, 25.84]}], "layout": {"scene": {"xaxis": {"title": {"text": "X-axis"}}, "yaxis": {"title": {"text": "Y-axis"}}, "zaxis": {"title": {"text": "Z-axis"}}}, "showlegend": true, "title": {"text": "Camera Motion Trajectory"}}}
